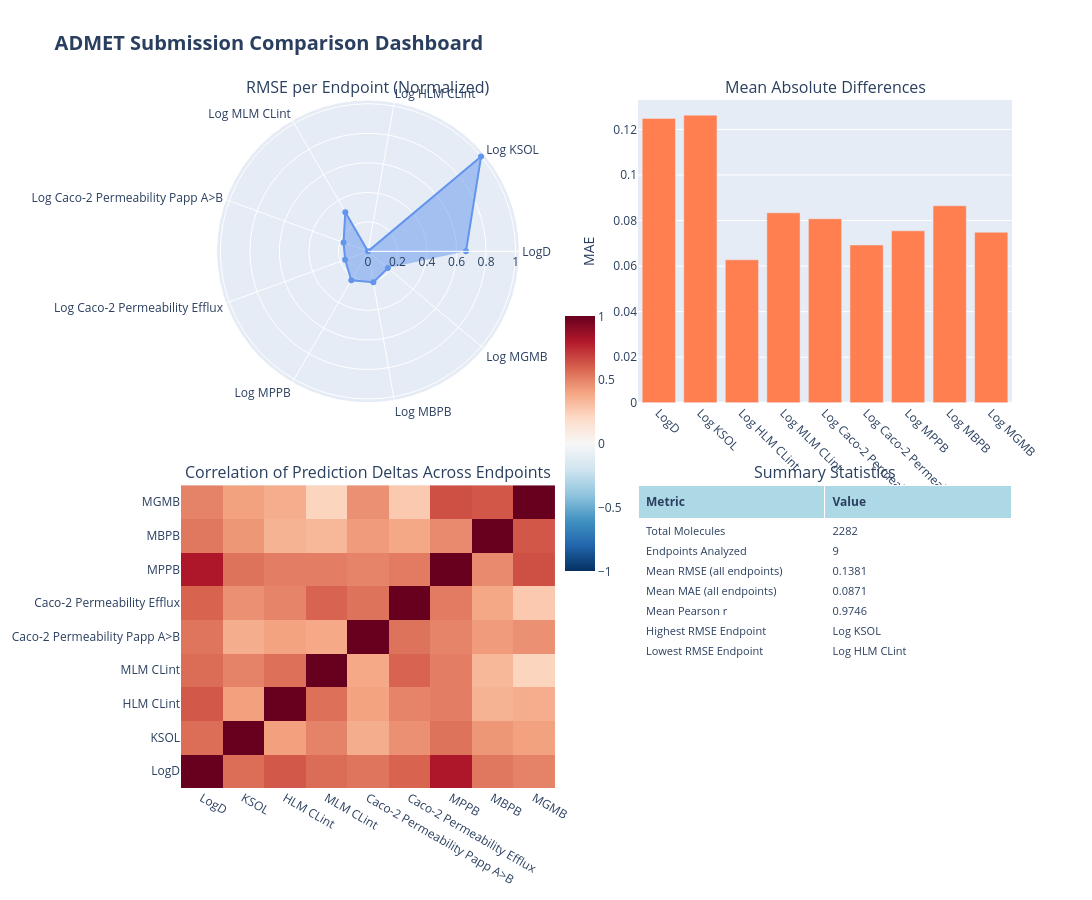

Notebook code cell kept with this figure:
### Markdown cell above
## 9. Global Summary Dashboard

**Purpose**: Provide an interactive, high-level summary of all findings in a single view.

**Dashboard Components**:

### Top-Left: RMSE Radar Chart (Normalized)
- Shows relative RMSE across all 9 endpoints on a 0-1 scale
- Larger area = more disagreement across endpoints
- Helps identify which endpoints have the most/least agreement

### Top-Right: Mean Absolute Differences
- Bar chart showing MAE for each endpoint
- Directly comparable across endpoints
- Higher bars = larger typical differences

### Bottom-Left: Correlation Matrix of Prediction Deltas
- Shows how prediction differences correlate across endpoints
- **Red cells**: When models disagree on one endpoint, they tend to disagree on another (correlated errors)
- **Blue cells**: Disagreements are independent across endpoints
- Helps identify if errors are systematic across related properties

### Bottom-Right: Summary Statistics Table
- Key aggregate metrics across all endpoints
- Total molecules analyzed
- Average RMSE and MAE
- Average correlation
- Endpoints with highest/lowest disagreement

**Interactive features** (in HTML version):
- Hover over points for exact values
- Zoom and pan on plots
- Export as image

### Code cell
# Create interactive Plotly dashboard with key summary visualizations
from plotly.subplots import make_subplots
import plotly.graph_objects as go

fig = make_subplots(
    rows=2,
    cols=2,
    subplot_titles=(
        "RMSE per Endpoint (Normalized)",
        "Mean Absolute Differences",
        "Correlation of Prediction Deltas Across Endpoints",
        "Summary Statistics",
    ),
    specs=[[{"type": "scatterpolar"}, {"type": "bar"}], [{"type": "heatmap"}, {"type": "table"}]],
    vertical_spacing=0.12,
    horizontal_spacing=0.1,
)

# Top-left: Radar chart of normalized RMSE
rmse_values = df_summary["RMSE"].values
rmse_normalized = (rmse_values - rmse_values.min()) / (rmse_values.max() - rmse_values.min())

fig.add_trace(
    go.Scatterpolar(
        r=rmse_normalized, theta=ENDPOINTS, fill="toself", name="Normalized RMSE", line_color="rgb(100, 149, 237)"
    ),
    row=1,
    col=1,
)

# Top-right: Bar chart of MAE
fig.add_trace(
    go.Bar(x=ENDPOINTS, y=df_summary["MAE"].values, marker_color="rgb(255, 127, 80)", name="MAE"), row=1, col=2
)

# Bottom-left: Correlation heatmap of deltas across endpoints
delta_cols = [f"{ep}_delta" for ep in ENDPOINTS]
delta_corr = df_merged_with_desc[delta_cols].corr()

fig.add_trace(
    go.Heatmap(
        z=delta_corr.values,
        x=[ep.replace("Log ", "") for ep in ENDPOINTS],
        y=[ep.replace("Log ", "") for ep in ENDPOINTS],
        colorscale="RdBu_r",
        zmid=0,
        colorbar=dict(x=0.45, len=0.4),
    ),
    row=2,
    col=1,
)

# Bottom-right: Summary statistics table
summary_table_data = [
    ["Total Molecules", len(df_merged)],
    ["Endpoints Analyzed", len(ENDPOINTS)],
    ["Mean RMSE (all endpoints)", f"{df_summary['RMSE'].mean():.4f}"],
    ["Mean MAE (all endpoints)", f"{df_summary['MAE'].mean():.4f}"],
    ["Mean Pearson r", f"{df_summary['Pearson r'].mean():.4f}"],
    ["Highest RMSE Endpoint", ENDPOINTS[df_summary["RMSE"].idxmax()]],
    ["Lowest RMSE Endpoint", ENDPOINTS[df_summary["RMSE"].idxmin()]],
]

fig.add_trace(
    go.Table(
        header=dict(values=["<b>Metric</b>", "<b>Value</b>"], fill_color="lightblue", align="left", font=dict(size=12)),
        cells=dict(
            values=[[row[0] for row in summary_table_data], [row[1] for row in summary_table_data]],
            fill_color="white",
            align="left",
            font=dict(size=11),
        ),
    ),
    row=2,
    col=2,
)

# Update layout
fig.update_layout(
    title_text="<b>ADMET Submission Comparison Dashboard</b>",
    title_font_size=20,
    showlegend=False,
    height=900,
    width=1400,
)

# Update x-axis labels for bar chart
fig.update_xaxes(tickangle=45, row=1, col=2)
fig.update_yaxes(title_text="MAE", row=1, col=2)

# Save interactive HTML
dashboard_path = OUTPUT_DIR / "summary_dashboard.html"
fig.write_html(str(dashboard_path))

# Display in notebook
fig.show()

print(f"✓ Saved interactive dashboard to {dashboard_path}")

### Figure 1 — Plotly figure (JSON) as saved in the notebook; plotly's stock layout.template omitted (floating-point values rounded to 4 significant figures)
{"data": [{"fill": "toself", "line": {"color": "rgb(100, 149, 237)"}, "name": "Normalized RMSE", "r": [0.6641, 1.0, 0.0, 0.3067, 0.1762, 0.1647, 0.2255, 0.2119, 0.1762], "subplot": "polar", "theta": ["LogD", "Log KSOL", "Log HLM CLint", "Log MLM CLint", "Log Caco-2 Permeability Papp A>B", "Log Caco-2 Permeability Efflux", "Log MPPB", "Log MBPB", "Log MGMB"], "type": "scatterpolar"}, {"marker": {"color": "rgb(255, 127, 80)"}, "name": "MAE", "type": "bar", "x": ["LogD", "Log KSOL", "Log HLM CLint", "Log MLM CLint", "Log Caco-2 Permeability Papp A>B", "Log Caco-2 Permeability Efflux", "Log MPPB", "Log MBPB", "Log MGMB"], "xaxis": "x", "y": [0.1249, 0.1263, 0.06276, 0.08337, 0.08079, 0.06926, 0.07548, 0.08649, 0.07485], "yaxis": "y"}, {"colorbar": {"len": 0.4, "x": 0.45}, "colorscale": [[0, "rgb(5,48,97)"], [0.1, "rgb(33,102,172)"], [0.2, "rgb(67,147,195)"], [0.3, "rgb(146,197,222)"], [0.4, "rgb(209,229,240)"], [0.5, "rgb(247,247,247)"], [0.6, "rgb(253,219,199)"], [0.7, "rgb(244,165,130)"], [0.8, "rgb(214,96,77)"], [0.9, "rgb(178,24,43)"], [1, "rgb(103,0,31)"]], "type": "heatmap", "x": ["LogD", "KSOL", "HLM CLint", "MLM CLint", "Caco-2 Permeability Papp A>B", "Caco-2 Permeability Efflux", "MPPB", "MBPB", "MGMB"], "xaxis": "x2", "y": ["LogD", "KSOL", "HLM CLint", "MLM CLint", "Caco-2 Permeability Papp A>B", "Caco-2 Permeability Efflux", "MPPB", "MBPB", "MGMB"], "yaxis": "y2", "z": [[1.0, 0.5628, 0.621, 0.5647, 0.5396, 0.5895, 0.8099, 0.5319, 0.4996], [0.5628, 1.0, 0.4142, 0.498, 0.3672, 0.4608, 0.545, 0.4404, 0.4073], [0.621, 0.4142, 1.0, 0.554, 0.4066, 0.4949, 0.512, 0.3474, 0.3695], [0.5647, 0.498, 0.554, 1.0, 0.3849, 0.5903, 0.5156, 0.3346, 0.2223], [0.5396, 0.3672, 0.4066, 0.3849, 1.0, 0.5457, 0.4947, 0.4282, 0.4608], [0.5895, 0.4608, 0.4949, 0.5903, 0.5457, 1.0, 0.5213, 0.39, 0.2665], [0.8099, 0.545, 0.512, 0.5156, 0.4947, 0.5213, 1.0, 0.4788, 0.6448], [0.5319, 0.4404, 0.3474, 0.3346, 0.4282, 0.39, 0.4788, 1.0, 0.6242], [0.4996, 0.4073, 0.3695, 0.2223, 0.4608, 0.2665, 0.6448, 0.6242, 1.0]], "zmid": 0}, {"cells": {"align": "left", "fill": {"color": "white"}, "font": {"size": 11}, "values": [["Total Molecules", "Endpoints Analyzed", "Mean RMSE (all endpoints)", "Mean MAE (all endpoints)", "Mean Pearson r", "Highest RMSE Endpoint", "Lowest RMSE Endpoint"], [2282, 9, "0.1381", "0.0871", "0.9746", "Log KSOL", "Log HLM CLint"]]}, "domain": {"x": [0.55, 1], "y": [0, 0.44]}, "header": {"align": "left", "fill": {"color": "lightblue"}, "font": {"size": 12}, "values": ["<b>Metric</b>", "<b>Value</b>"]}, "type": "table"}], "layout": {"annotations": [{"font": {"size": 16}, "showarrow": false, "text": "RMSE per Endpoint (Normalized)", "x": 0.225, "xanchor": "center", "xref": "paper", "y": 1, "yanchor": "bottom", "yref": "paper"}, {"font": {"size": 16}, "showarrow": false, "text": "Mean Absolute Differences", "x": 0.775, "xanchor": "center", "xref": "paper", "y": 1, "yanchor": "bottom", "yref": "paper"}, {"font": {"size": 16}, "showarrow": false, "text": "Correlation of Prediction Deltas Across Endpoints", "x": 0.225, "xanchor": "center", "xref": "paper", "y": 0.44, "yanchor": "bottom", "yref": "paper"}, {"font": {"size": 16}, "showarrow": false, "text": "Summary Statistics", "x": 0.775, "xanchor": "center", "xref": "paper", "y": 0.44, "yanchor": "bottom", "yref": "paper"}], "height": 900, "polar": {"domain": {"x": [0, 0.45], "y": [0.56, 1]}}, "showlegend": false, "title": {"font": {"size": 20}, "text": "<b>ADMET Submission Comparison Dashboard</b>"}, "width": 1400, "xaxis": {"anchor": "y", "domain": [0.55, 1], "tickangle": 45}, "xaxis2": {"anchor": "y2", "domain": [0, 0.45]}, "yaxis": {"anchor": "x", "domain": [0.56, 1], "title": {"text": "MAE"}}, "yaxis2": {"anchor": "x2", "domain": [0, 0.44]}}}
